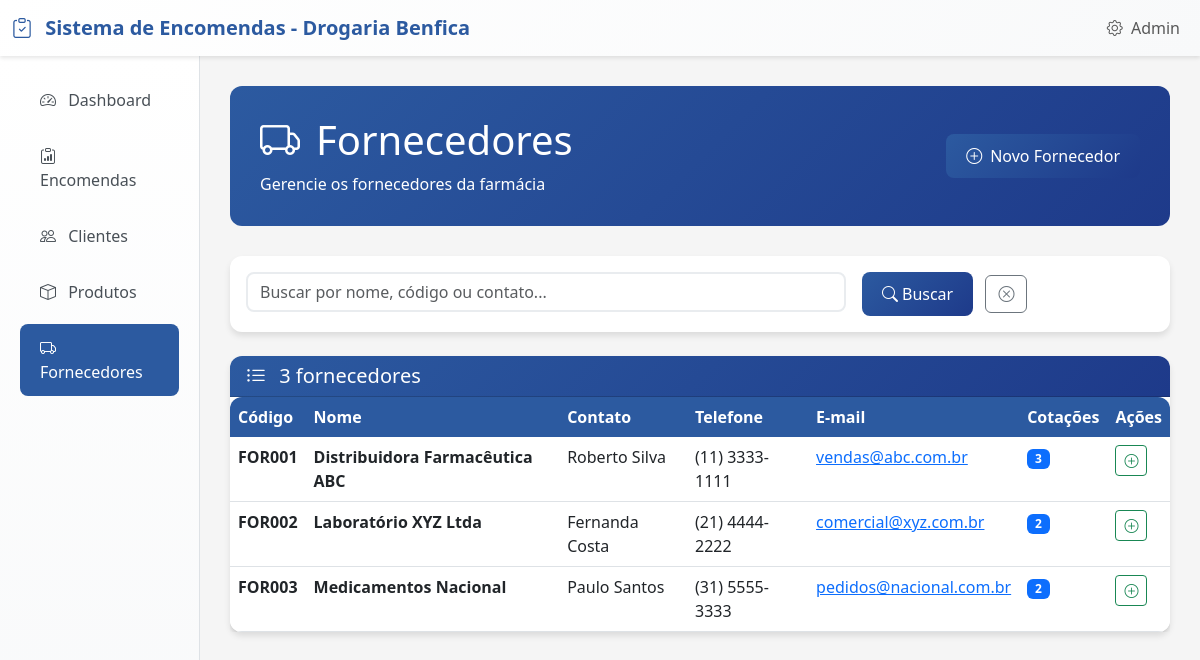
The page /fornecedores/ on the database its author committed.
### encomendas/models.py (models this page shows, shortened)
class Fornecedor(models.Model):
    nome = models.CharField(max_length=200, verbose_name="Nome do Fornecedor")
    codigo = models.CharField(max_length=50, unique=True, verbose_name="Código")
    contato = models.CharField(max_length=200, blank=True, verbose_name="Contato")
    telefone = models.CharField(max_length=20, blank=True, verbose_name="Telefone")
    email = models.EmailField(blank=True, verbose_name="E-mail")
    created_at = models.DateTimeField(auto_now_add=True)
    updated_at = models.DateTimeField(auto_now=True)
    class Meta:
        verbose_name = "Fornecedor"
        verbose_name_plural = "Fornecedores"
        ordering = ['nome']

### encomendas/views.py (the view)
# urls.py: path('fornecedores/', views.fornecedor_list, name='fornecedor_list'),
def fornecedor_list(request):
    fornecedores = Fornecedor.objects.all().order_by('nome')
    search = request.GET.get('search')
    if search:
        fornecedores = fornecedores.filter(
            Q(nome__icontains=search) |
            Q(codigo__icontains=search) |
            Q(contato__icontains=search)
        )
    paginator = Paginator(fornecedores, 20)
    page_number = request.GET.get('page')
    page_obj = paginator.get_page(page_number)
    context = {
        'page_obj': page_obj,
        'current_search': search,
    }
    return render(request, 'encomendas/fornecedor_list.html', context)

### encomendas/templates/encomendas/fornecedor_list.html (shortened to what this page needs)
{% extends 'encomendas/base.html' %}
{% block content %}
<div class="page-header">
    <div class="d-flex justify-content-between align-items-center">
        <div>
            <h1><i class="bi bi-truck me-3"></i>Fornecedores</h1>
            <p class="mb-0">Gerencie os fornecedores da farmácia</p>
        </div>
        <a href="{% url 'fornecedor_create' %}" class="btn btn-primary">
            <i class="bi bi-plus-circle me-2"></i>Novo Fornecedor
        </a>
    </div>
</div>
<div class="card mb-4">
    <div class="card-body">
        <form method="get" class="row g-3">
            <div class="col-md-8">
                <input type="text" name="search" class="form-control"
                       placeholder="Buscar por nome, código ou contato..."
                       value="{{ current_search|default:'' }}">
            </div>
            <div class="col-md-4">
                <button type="submit" class="btn btn-primary me-2">
                    <i class="bi bi-search me-1"></i>Buscar
                </button>
                <a href="{% url 'fornecedor_list' %}" class="btn btn-outline-secondary">
                    <i class="bi bi-x-circle"></i>
                </a>
            </div>
        </form>
    </div>
</div>
<div class="card">
    <div class="card-header">
        <h5 class="mb-0">
            <i class="bi bi-list-ul me-2"></i>
            {% if page_obj.paginator.count %}
                {{ page_obj.paginator.count }} fornecedor{{ page_obj.paginator.count|pluralize:"es" }}
            {% else %}
                Nenhum fornecedor encontrado
            {% endif %}
        </h5>
    </div>
    <div class="card-body p-0">
        {% if page_obj %}
            <div class="table-responsive">
                <table class="table table-hover mb-0">
                    <thead>
                        <tr>
                            <th>Código</th>
                            <th>Nome</th>
                            <th>Contato</th>
                            <th>Telefone</th>
                            <th>E-mail</th>
                            <th>Cotações</th>
                            <th>Ações</th>
                        </tr>
                    </thead>
                    <tbody>
                        {% for fornecedor in page_obj %}
                        <tr>
                            <td><strong>{{ fornecedor.codigo }}</strong></td>
                            <td><strong>{{ fornecedor.nome }}</strong></td>
                            <td>{{ fornecedor.contato|default:"-" }}</td>
                            <td>{{ fornecedor.telefone|default:"-" }}</td>
                            <td>
                                {% if fornecedor.email %}
                                    <a href="mailto:{{ fornecedor.email }}">{{ fornecedor.email }}</a>
                                {% else %}
                                    -
                                {% endif %}
                            </td>
                            <td>
                                <span class="badge bg-primary">
                                    {{ fornecedor.itemencomenda_set.count }}
                                </span>
                            </td>
                            <td>
                                <div class="btn-group btn-group-sm">
                                    <a href="{% url 'encomenda_create' %}?fornecedor={{ fornecedor.id }}"
                                       class="btn btn-outline-success" title="Nova Cotação">
                                        <i class="bi bi-plus-circle"></i>
                                    </a>
                                </div>
                            </td>
                        </tr>
                        {% endfor %}
                    </tbody>
                </table>
            </div>
        {% endif %}
    </div>
</div>
{% endblock %}

### encomendas/templates/encomendas/base.html (style rules this page uses)
:root { --primary-color: #2c5aa0; --secondary-color: #f8f9fa; --accent-color: #28a745; --danger-color: #dc3545; --warning-color: #ffc107; }
body { background-color: #f5f5f5; font-family: 'Segoe UI', Tahoma, Geneva, Verdana, sans-serif; }
.card { border: none; border-radius: 12px; box-shadow: 0 4px 6px rgba(0, 0, 0, 0.1); transition: transform 0.2s ease, box-shadow 0.2s ease; }
.card-header { background: linear-gradient(135deg, var(--primary-color) 0%, #1e3a8a 100%); color: white; border-radius: 12px 12px 0 0 !important; font-weight: 600; }
.btn-primary { background: linear-gradient(135deg, var(--primary-color) 0%, #1e3a8a 100%); border: none; border-radius: 8px; padding: 10px 20px; font-weight: 500; transition: all 0.3s ease; }
.form-control { border-radius: 8px; border: 2px solid #e9ecef; transition: border-color 0.3s ease, box-shadow 0.3s ease; }
.page-header { background: linear-gradient(135deg, var(--primary-color) 0%, #1e3a8a 100%); color: white; padding: 30px; border-radius: 12px; margin-bottom: 30px; }
.table { background: white; border-radius: 12px; overflow: hidden; box-shadow: 0 2px 4px rgba(0,0,0,0.1); }
.table thead th { background-color: var(--primary-color); color: white; border: none; font-weight: 600; }

### rows shown on the page
Fornecedor: codigo "FOR001", nome "Distribuidora Farmacêutica ABC", contato "Roberto Silva", telefone "(11) 3333-1111", email "vendas@abc.com.br", itemencomenda_set.count "3"
Fornecedor: codigo "FOR002", nome "Laboratório XYZ Ltda", contato "Fernanda Costa", telefone "(21) 4444-2222", email "comercial@xyz.com.br", itemencomenda_set.count "2"
Fornecedor: codigo "FOR003", nome "Medicamentos Nacional", contato "Paulo Santos", telefone "(31) 5555-3333", email "pedidos@nacional.com.br", itemencomenda_set.count "2"

### other values the page prints
{{ page_obj.paginator.count }} "3"
